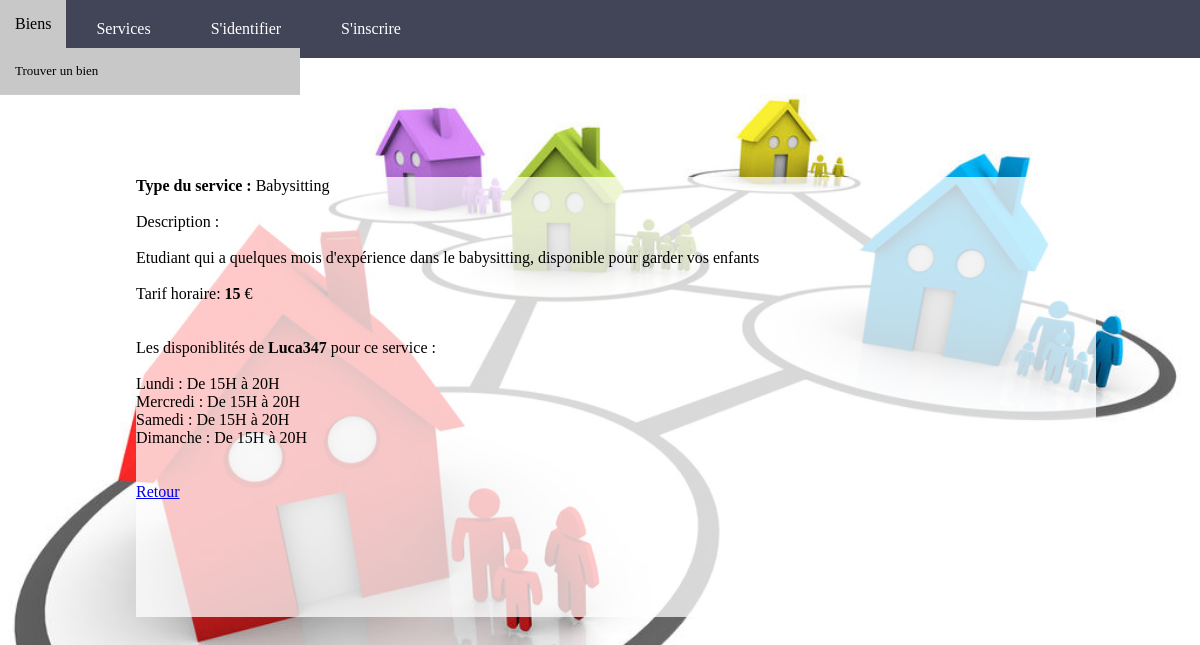
The app's page /index.php?controller=service&action=read&idService=5 with its own data.
### tables this page shows
CREATE TABLE `Service` (
  `idService` int(11) NOT NULL,
  `description` varchar(300) NOT NULL,
  `tarif` decimal(5,0) NOT NULL,
  `motClef` varchar(75) NOT NULL,
  `estValide` tinyint(1) NOT NULL,
  `idProprio` int(75) NOT NULL
);

CREATE TABLE `Membre` (
  `idMembre` int(11) NOT NULL,
  `login` varchar(75) NOT NULL,
  `nom` varchar(75) NOT NULL,
  `prenom` varchar(75) NOT NULL,
  `adresse` varchar(75) NOT NULL,
  `mail` varchar(75) NOT NULL,
  `mdp` varchar(75) NOT NULL,
  `ville` varchar(75) NOT NULL,
  `telephone` int(11) NOT NULL,
  `admin` int(11) NOT NULL,
  `codePostal` int(11) NOT NULL,
  `dateInscription` date NOT NULL,
  `solde` int(11) NOT NULL,
  `nonce` int(11) NOT NULL
);

### controller/ControllerService.php (called while the page is built, shortened)
<?php
require_once File::build_path(array("model", "ModelService.php"));
require_once File::build_path(array("controller", "Dispatcher.php"));
require_once File::build_path(array("model", "ModelMembre.php"));
require_once File::build_path(array("model", "ModelCreneau.php"));
require_once File::build_path(array("model", "ModelSeFaitSur.php"));
class ControllerService{
    public static function read() {
        $s = ModelService::select(Dispatcher::myGet('idService'));
        require_once File::build_path(array("view","view.php"));
    }
}

### controller/routeur.php (called while the page is built, shortened)
<?php
require_once File::build_path(array("controller","ControllerService.php"));
require_once File::build_path(array("controller","Dispatcher.php"));
$controller_default = 'membre';
$controller = $controller_default;
if(!is_null(Dispatcher::myGet('action'))&&(!is_null(Dispatcher::myGet('controller')))){
    $action = htmlspecialchars(Dispatcher::myGet('action'));
    $controller = htmlspecialchars(Dispatcher::myGet('controller'));
}
else {
    $action = "readAll";
    $controller = $controller_default;
}
$controller_class = "Controller".ucfirst($controller);
$controller_class::$action();
?>

### index.php (called while the page is built, shortened)
<?php
require_once File::build_path(array('controller','routeur.php'));
?>

### controller/Dispatcher.php (called while the page is built)
<?php
  class Dispatcher {
    public static function myGet($nomvar){
      if(isset($_GET[$nomvar])){
          return $_GET[$nomvar];
      }else if(isset($_POST[$nomvar])){
            return $_POST[$nomvar];
            }else{
              return NULL;
            }
    }
  }
  ?>

### model/Model.php (called while the page is built, shortened)
<?php
class Model {
    public static $pdo;
    public static function Init() {
        $hostname = Conf::getHostname();
        $database_name = Conf::getDatabase();
        $login = Conf::getLogin();
        $password = Conf::getPassword();
        try {
            self::$pdo = new PDO("mysql:host=$hostname;dbname=$database_name", $login, $password,array(PDO::MYSQL_ATTR_INIT_COMMAND => "SET NAMES utf8"));
            self::$pdo->setAttribute(PDO::ATTR_ERRMODE, PDO::ERRMODE_EXCEPTION);
        } catch (PDOException $e) {
            if (Conf::getDebug()) {
                echo $e->getMessage();
            } else {
                echo "Une erreur est survenue au niveau de la connexion de la base de donn�es !  <a href=''> retour a la page d'accueil </a>";
            }
            die();
        }
    }
    public static function select($primary_value) {
        $table_name = static::$object;
        $class_name = "Model".$table_name;
        $primary_key = static::$primary;
        try {
            $sql = "SELECT * from ".$table_name." WHERE ".$primary_key."=:primary_key";
            $req_prep = Model::$pdo->prepare($sql);
            $values = array(
                "primary_key" => $primary_value
            );
            $req_prep->execute($values);
            $req_prep->setFetchMode(PDO::FETCH_CLASS, $class_name);
            $tab= $req_prep->fetchAll();
            return $tab[0];
        } catch (PDOException $e) {
            if (Conf::isDebug()) {
                echo $e->getMessage();
            } else {
                echo 'Une erreur est survenue <a href="index.php"> retour a la page d\'accueil </a>';
            }
            die();
        }
    }
}

### model/ModelService.php (called while the page is built, shortened)
<?php
require_once 'Model.php';
class ModelService extends Model {
    private $idService;
    private $description;
    private $tarif;
    private $motClef;
    private $idProprio;
    public function getDescription() {
        return $this->description;
    }
    public function getTarif() {
        return $this->tarif;
    }
    public function getMotClef() {
        return $this->motClef;
    }
    public function getIdProprio() {
        return $this->idProprio;
    }
    public function assemblerDispo(){
        $chaine = "";
        $tab_creneaux = ModelSeFaitSur::selectCreneaux($this->idService);
        foreach($tab_creneaux as $t){
            $c = ModelCreneau::select($t['idCreneau']);
            $heureDebut = $c->getHeureDebut();
            $heureFin = $c->getHeureFin();
            $nomJour = $c->getNomJour();
            $ligne = $nomJour." : De ".$heureDebut."H à ".$heureFin."H";
            $chaine.=$ligne."\n";
        }
        return $chaine;
    }
}
?>

### model/ModelMembre.php (called while the page is built, shortened)
<?php
	require_once 'Model.php';
	class ModelMembre extends Model {
                private $login;
                public function getLogin(){
                        return $this->login;
                }
    public static function getLoginById($id){
        $sql = "SELECT login FROM Membre WHERE idMembre=:id";
            $req_prep = Model::$pdo->prepare($sql);
            $values = array(
                "id" => $id,
            );
            $req_prep->execute($values);
            $req_prep->setFetchMode(PDO::FETCH_CLASS, 'ModelMembre');
            $tab= $req_prep->fetch();
            return $tab->getLogin();
    }
}
 ?>

### model/ModelSeFaitSur.php (called while the page is built, shortened)
<?php
require_once 'Model.php';
class ModelSeFaitSur extends Model {
    public static function selectCreneaux($idService) {
        $rep = Model::$pdo->query("SELECT * FROM SeFaitSur WHERE idService=".$idService.";");
        $tab = $rep->fetchAll();
        return $tab;
    }
}

### model/ModelCreneau.php (called while the page is built, shortened)
<?php
require_once 'Model.php';
class ModelCreneau extends Model {
    private $nomJour;
    private $heureDebut;
    private $heureFin;
    public function getNomJour() {
        return $this->nomJour;
    }
    public function getHeureDebut() {
        return $this->heureDebut;
    }
    public function getHeureFin() {
        return $this->heureFin;
    }
}

### view/service/detail.php (the view, shortened to what this page needs)
<?php
  $motClef = $s->getMotClef();
  $descriptionHTML = htmlspecialchars($s->getDescription());
  $tarif = $s->getTarif();
  $dispo = $s->assemblerDispo();
  $idProprio = $s->getIdProprio();
  $loginProprio = htmlspecialchars(ModelMembre::getLoginById(($idProprio)));
    echo '
           <p><b> Type du service : </b> '.$motClef . '<br> <br>'.
              'Description : </br></br>' . $descriptionHTML .'<br> <br>
              Tarif horaire: <b>'.$tarif . ' </b> € <br> <br>';
              echo '</br> Les disponiblités de <b>'.$loginProprio.'</b> pour ce service : </a></br></br>'.nl2br($dispo);
              echo '</br></br> <a href="index.php?controller=service&action=readAll"> Retour </a>';
           echo '</p>';
?>

### style/css/style.css (style rules this page uses)
body { font-family: 'Source code pro', Calibri, serif; padding: 0px; margin: 0px; background-image: url('../img/voisins.jpg'); background-position: center center; background-size: cover; background-attachment: fixed; }
html { height: 100%; }
body { height: 100%; position: relative; }

### records on screen
service: motClef "Babysitting", description "Etudiant qui a quelques mois d'expérience dans le babysitting, disponible pour garder vos enfants", tarif "15", idProprio.login "Luca347"

### other values on screen
$dispo "Lundi : De 15H à 20H Mercredi : De 15H à 20H Samedi : De 15H à 20H Dimanche : De 15H à 20H"
